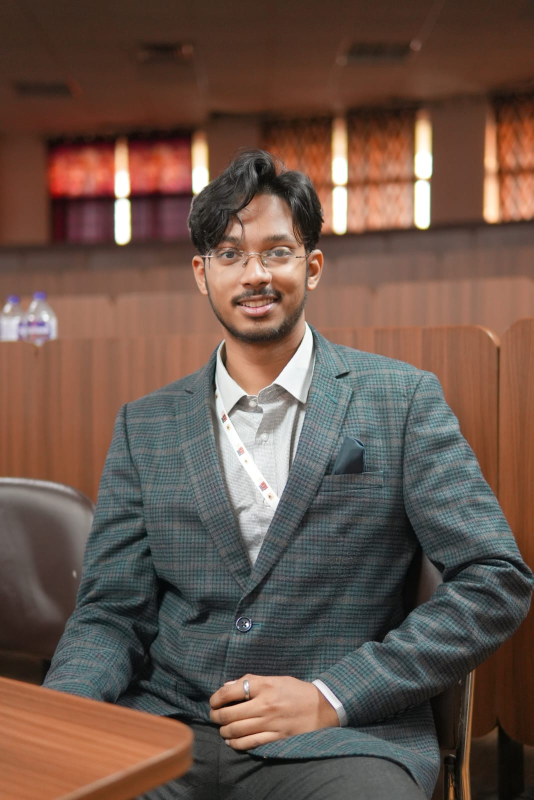
#> input picture saswatt.jpeg, 1067 x 1600 px (shown at 1/2 size)
$ python generate_ascii.py
#> lines starting #> are read from the running program, lines starting #| are printed output that depends on the picture
import os
import html
import random
import xml.etree.ElementTree as ET
from PIL import Image, ImageEnhance, ImageOps

def create_ascii_svg():
    img_path = "saswatt.jpeg"
    if not os.path.exists(img_path):
        print("Image not found:", img_path)
        return

    img = Image.open(img_path)
#> img is the input picture: PIL image 1067x1600 RGB; mean R, G, B 107, 85.1, 74.4
    # Focus on head, hair, glasses, face & collar
    # Image is (1067, 1600)
    face = img.crop((260, 140, 800, 800))
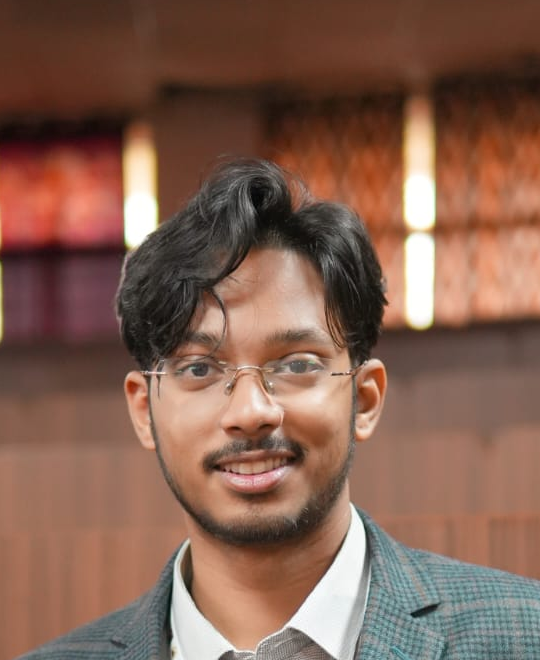
#> face: PIL image 540x660 RGB; mean R, G, B 132.1, 96.8, 81.3

    # Convert to grayscale
    gray = face.convert("L")
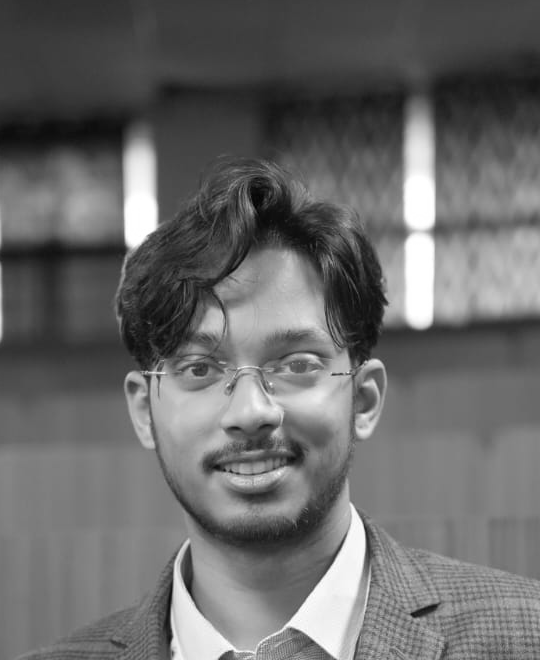
#> gray: PIL image 540x660 L; min 1, max 255, mean 105.6

    # High quality enhancement
    gray = ImageOps.autocontrast(gray, cutoff=(1, 1))
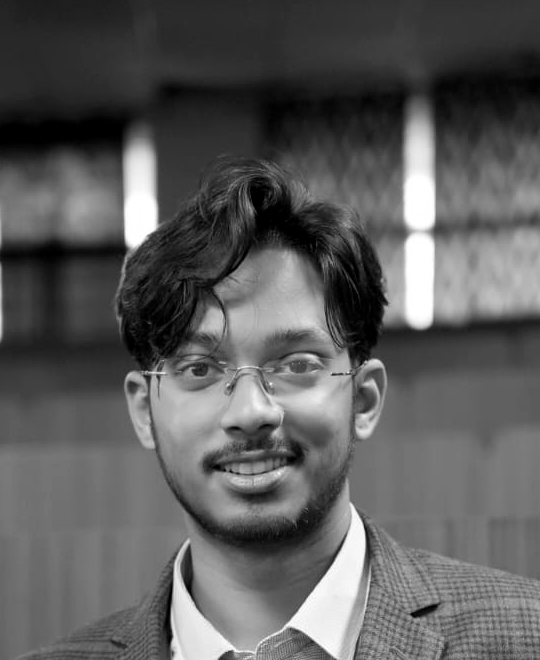
#> gray: PIL image 540x660 L; min 0, max 255, mean 92.1
    enhancer = ImageEnhance.Contrast(gray)
    gray = enhancer.enhance(1.4)
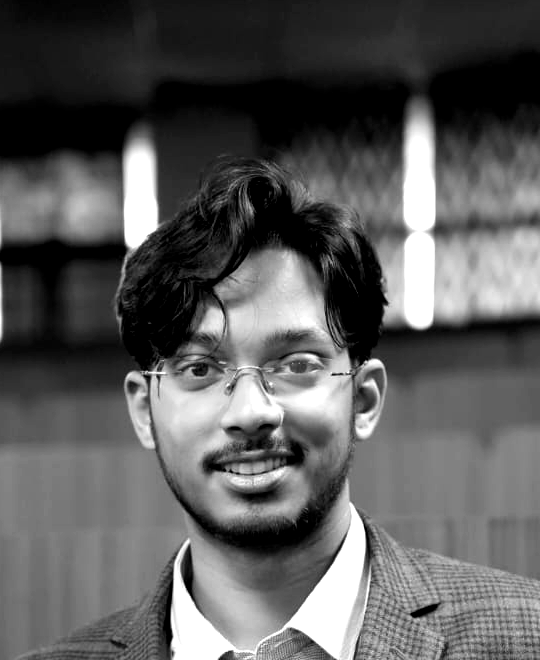
#> gray: PIL image 540x660 L; min 0, max 255, mean 91.7
    sharp = ImageEnhance.Sharpness(gray)
    gray = sharp.enhance(1.8)

    width = 58
    char_aspect = 0.52
    height = int(width * (gray.height / gray.width) * char_aspect)
#> height = 36
    resized = gray.resize((width, height), Image.Resampling.LANCZOS)
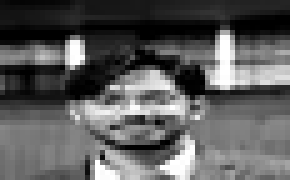
#> resized: PIL image 58x36 L (shown 5 times larger); min 0, max 255, mean 91.5

    # Safe characters for XML (no raw & < > " ')
    ramp = " .'`^\",:;Il!i><~+_-?][}{1)(|\\/tfjrxnuvczXYUJCLQ0OZmwqpdbkhao*#MW&8%B@$"
    pixels = list(resized.getdata())
#> pixels = 2088 values, max 255 at index 508, min 0 at index 229, mean 91.49

    random.seed(42)
    lines = []
    glitch_lines = []

    for r in range(height):
        line = ""
        g_line = ""
        for c in range(width):
            val = pixels[r * width + c]
            idx = int(val / 256 * len(ramp))
            if idx >= len(ramp):
                idx = len(ramp) - 1
            char = ramp[idx]
            line += char

            # Glitch frame: occasionally shift or replace with matrix symbols
            if random.random() < 0.04:
                g_char = random.choice("01/[]{}~#@*+=-")
            else:
                g_char = char
            g_line += g_char

        lines.append(line)
        glitch_lines.append(g_line)
#> after the loop, glitch_lines = 36 items; lines = 36 items

    svg_width = 480
    svg_height = 580

    text_spans = []
    text_spans_glitch = []
    y_start = 74
    line_spacing = 11.2

    for i, line in enumerate(lines):
        escaped = html.escape(line, quote=True)
        y = y_start + i * line_spacing
        text_spans.append(f'<tspan x="22" y="{y:.1f}">{escaped}</tspan>')
#> this loop made 36 passes
#> y on passes 1 to 12: 74, 85.2, 96.4, 107.6, 118.8, 130, 141.2, 152.4, 163.6, 174.8, 186, 197.2
#> after the loop, text_spans = 36 items

    for i, line in enumerate(glitch_lines):
        escaped = html.escape(line, quote=True)
        y = y_start + i * line_spacing
        text_spans_glitch.append(f'<tspan x="22" y="{y:.1f}">{escaped}</tspan>')
#> after the loop, text_spans_glitch = 36 items

    svg_content = f'''<svg xmlns="http://www.w3.org/2000/svg" viewBox="0 0 {svg_width} {svg_height}" width="100%" height="100%">
  <defs>
    <!-- Background Gradients -->
    <linearGradient id="cardGrad" x1="0%" y1="0%" x2="100%" y2="100%">
      <stop offset="0%" stop-color="#080c14" stop-opacity="0.97"/>
      <stop offset="45%" stop-color="#0d1117" stop-opacity="0.98"/>
      <stop offset="100%" stop-color="#19092b" stop-opacity="0.97"/>
    </linearGradient>

    <linearGradient id="neonBorder" x1="0%" y1="0%" x2="100%" y2="100%">
      <stop offset="0%" stop-color="#A855F7">
        <animate attributeName="stop-color" values="#A855F7;#22D3EE;#F472B6;#7B2CBF;#A855F7" dur="6s" repeatCount="indefinite"/>
      </stop>
      <stop offset="50%" stop-color="#22D3EE">
        <animate attributeName="stop-color" values="#22D3EE;#F472B6;#A855F7;#22D3EE" dur="6s" repeatCount="indefinite"/>
      </stop>
      <stop offset="100%" stop-color="#F472B6">
        <animate attributeName="stop-color" values="#F472B6;#7B2CBF;#22D3EE;#F472B6" dur="6s" repeatCount="indefinite"/>
      </stop>
    </linearGradient>

    <linearGradient id="asciiTextGrad" x1="0%" y1="0%" x2="0%" y2="100%">
      <stop offset="0%" stop-color="#C084FC"/>
      <stop offset="35%" stop-color="#F1F5F9"/>
      <stop offset="70%" stop-color="#38BDF8"/>
      <stop offset="100%" stop-color="#F472B6"/>
    </linearGradient>

    <linearGradient id="hoverTextGrad" x1="0%" y1="0%" x2="100%" y2="0%">
      <stop offset="0%" stop-color="#22D3EE"/>
      <stop offset="50%" stop-color="#A855F7"/>
      <stop offset="100%" stop-color="#F472B6"/>
    </linearGradient>

    <linearGradient id="scanlineGrad" x1="0%" y1="0%" x2="0%" y2="100%">
      <stop offset="0%" stop-color="#22D3EE" stop-opacity="0"/>
      <stop offset="50%" stop-color="#22D3EE" stop-opacity="0.45"/>
      <stop offset="100%" stop-color="#A855F7" stop-opacity="0"/>
    </linearGradient>

    <filter id="glow" x="-20%" y="-20%" width="140%" height="140%">
      <feGaussianBlur stdDeviation="3" result="blur" />
      <feMerge>
        <feMergeNode in="blur"/>
        <feMergeNode in="SourceGraphic"/>
      </feMerge>
    </filter>
  </defs>

  <style>
    .ascii-card {{
      cursor: pointer;
      transition: transform 0.4s cubic-bezier(0.34, 1.56, 0.64, 1), filter 0.4s ease;
      transform-origin: center center;
    }}
    .ascii-card:hover {{
      transform: translateY(-8px) scale(1.025);
      filter: drop-shadow(0 0 24px rgba(168, 85, 247, 0.5)) drop-shadow(0 0 45px rgba(34, 211, 238, 0.3));
    }}
    .ascii-art {{
      font-family: 'JetBrains Mono', 'Fira Code', 'Cascadia Code', 'Courier New', monospace;
      font-size: 8px;
      font-weight: 700;
      letter-spacing: 1.1px;
      fill: url(#asciiTextGrad);
      transition: fill 0.3s ease, letter-spacing 0.3s ease, transform 0.3s ease;
    }}
    .ascii-card:hover .ascii-art {{
      fill: url(#hoverTextGrad);
      letter-spacing: 1.25px;
    }}
    .scanline {{
      animation: scanAnim 3.6s linear infinite;
    }}
    .ascii-card:hover .scanline {{
      animation: scanAnim 1.4s linear infinite;
    }}
    @keyframes scanAnim {{
      0% {{ transform: translateY(40px); opacity: 0; }}
      12% {{ opacity: 1; }}
      88% {{ opacity: 1; }}
      100% {{ transform: translateY(500px); opacity: 0; }}
    }}
    .floating-hud {{
      animation: hudFloat 4.5s ease-in-out infinite;
    }}
    @keyframes hudFloat {{
      0%, 100% {{ transform: translateY(0px); }}
      50% {{ transform: translateY(-4px); }}
    }}
    .status-blink {{
      animation: blinkLed 1.2s infinite;
    }}
    @keyframes blinkLed {{
      0%, 100% {{ opacity: 1; }}
      50% {{ opacity: 0.2; }}
    }}
    .grid-line {{
      stroke: rgba(168, 85, 247, 0.12);
      stroke-width: 1;
    }}
    .glitch-layer {{
      opacity: 0;
      animation: glitchFlash 4.5s infinite;
    }}
    @keyframes glitchFlash {{
      0%, 92%, 100% {{ opacity: 0; transform: translateX(0); }}
      93% {{ opacity: 0.85; transform: translateX(-2.5px); fill: #22D3EE; }}
      95% {{ opacity: 0.95; transform: translateX(2.5px); fill: #F472B6; }}
      97% {{ opacity: 0.5; transform: translateX(-1px); fill: #A855F7; }}
    }}
    .corner-bracket {{
      stroke: #22D3EE;
      stroke-width: 2.5;
      fill: none;
      filter: url(#glow);
      transition: stroke 0.3s ease;
    }}
    .ascii-card:hover .corner-bracket {{
      stroke: #F472B6;
    }}
  </style>

  <!-- Interactive Card -->
  <g class="ascii-card">
    <!-- Card Frame -->
    <rect x="6" y="6" width="{svg_width - 12}" height="{svg_height - 12}" rx="16" fill="url(#cardGrad)" stroke="url(#neonBorder)" stroke-width="2.2" />

    <!-- HUD Grid lines -->
    <line x1="6" y1="46" x2="{svg_width - 6}" y2="46" class="grid-line" stroke-width="1.5" stroke="rgba(168,85,247,0.25)"/>
    <line x1="6" y1="{svg_height - 40}" x2="{svg_width - 6}" y2="{svg_height - 40}" class="grid-line" stroke-width="1.5" stroke="rgba(34,211,238,0.25)"/>

    <!-- Sci-Fi Corner Brackets -->
    <path d="M 16 26 L 16 16 L 26 16" class="corner-bracket" />
    <path d="M {svg_width - 26} 16 L {svg_width - 16} 16 L {svg_width - 16} 26" class="corner-bracket" />
    <path d="M 16 {svg_height - 26} L 16 {svg_height - 16} L 26 {svg_height - 16}" class="corner-bracket" />
    <path d="M {svg_width - 26} {svg_height - 16} L {svg_width - 16} {svg_height - 16} L {svg_width - 16} {svg_height - 26}" class="corner-bracket" />

    <!-- Top Status Bar -->
    <g transform="translate(18, 20)">
      <circle cx="6" cy="6" r="4.5" fill="#EF4444" opacity="0.85"/>
      <circle cx="20" cy="6" r="4.5" fill="#F59E0B" opacity="0.85"/>
      <circle cx="34" cy="6" r="4.5" fill="#10B981" opacity="0.85"/>

      <!-- Live Bio-Matrix Badge -->
      <g transform="translate(56, -2)">
        <rect x="0" y="0" width="112" height="17" rx="4" fill="rgba(168,85,247,0.18)" stroke="#A855F7" stroke-width="0.8"/>
        <circle cx="8" cy="8.5" r="3.2" fill="#22D3EE" class="status-blink"/>
        <text x="18" y="12" font-family="'JetBrains Mono', monospace" font-size="8.5" font-weight="700" fill="#22D3EE" letter-spacing="0.5">BIO-ASCII v4.2</text>
      </g>

      <text x="{svg_width - 48}" y="11" text-anchor="end" font-family="'JetBrains Mono', monospace" font-size="9" fill="#94A3B8" font-weight="600">SYS::SASWAT_MOHANTY</text>
    </g>

    <!-- ASCII Motion Artwork -->
    <g class="floating-hud">
      <!-- Primary Stream -->
      <text class="ascii-art" xml:space="preserve">
        {"".join(text_spans)}
      </text>

      <!-- Glitch Stream -->
      <text class="ascii-art glitch-layer" xml:space="preserve">
        {"".join(text_spans_glitch)}
      </text>
    </g>

    <!-- Holographic Laser Scanline -->
    <g>
      <rect class="scanline" x="10" y="0" width="{svg_width - 20}" height="20" fill="url(#scanlineGrad)" opacity="0.75" />
    </g>

    <!-- Bottom Telemetry HUD Bar -->
    <g transform="translate(20, {svg_height - 23})">
      <text x="0" y="7" font-family="'JetBrains Mono', monospace" font-size="8.5" font-weight="600" fill="#22D3EE">
        ⚡ HOVER / INTERACT
      </text>
      <text x="{svg_width - 40}" y="7" text-anchor="end" font-family="'JetBrains Mono', monospace" font-size="8.5" font-weight="600" fill="#A855F7">
        60 FPS CYBERNETIC AVATAR
      </text>
    </g>
  </g>
</svg>
'''
    with open("ascii_avatar.svg", "w", encoding="utf-8") as f:
        f.write(svg_content)

    # Verify XML
    ET.fromstring(svg_content)
    print("Generated and validated ascii_avatar.svg successfully!")

if __name__ == "__main__":
    create_ascii_svg()
